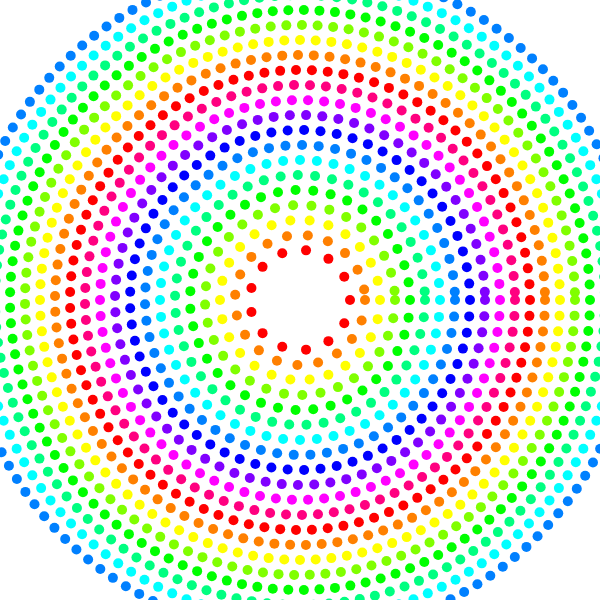
Frame 1 (no input)
Frame 60 (no input): identical to frame 1, image omitted
Frame 120 (the mouse pressed at the canvas centre since frame 60): identical to frame 1, image omitted

The p5.js sketch that drew this single still picture (run headless with seeded random() and noise() and a simulated clock; from frame 60 on, the mouse is pressed at the canvas centre):

// p5.js sketch
// ── sketch.js
/*
 Basado en el ejemplo anterior(02),
 ahora que todo funciona podemos estilizarlo.
 Francisco Zamorano, 2017
 */

let origenX, origenY;  //usaremos este para el centro de la circunferencia
let radioInicial; // radio de la circunferencia
let nElementosInicial; //cantidad de cosas a dibujar
let nAnillos; //cuantas repeticiones para crear 'anillos'
let espacioAnillos; //separacion entre 'anillos' 

function setup() {
  createCanvas(600, 600);
  origenX = width/2; //mitad del ancho del canvas
  origenY = height/2; //mitad del alto del canvas
  radioInicial = 50; //inicializamos el radio, lo vamos a modificar despues
  nElementosInicial = 13;
  nAnillos = 20;
  espacioAnillos = 15;
  colorMode (HSB, 360, 100, 100);
}

function draw() {
  background(255);
  for (let i = 0; i<nAnillos; i++) { //loop para repetir anillos
    let radio = radioInicial + espacioAnillos*i; // en cada loop de 'i', incrementamos el radio en 20px
    let nElementos = nElementosInicial + nElementosInicial/2*i; //en cada anillo, incrementamos en 12 la cantidad de elementos
    let hue = (i%12)*30; //esta es una tecnica para limitar que un numero no crezca, el operador "módulo"(%) genera un ciclo.
    let miColor = color(hue, 100, 100);

    //dibujemos un anillo
    for (let j = 0; j<nElementos; j++) { //loop para posicionar los elementos
      let angulo = (TWO_PI/nElementos) * j;
      let x = origenX + cos(angulo) * radio;
      let y = origenY + sin(angulo) * radio;
      miDibujo(x, y, 10, 10, miColor); //en vez de dibujar directo aca, llamamos a una funcion. Esto es opcional por supuesto
    }
  }
}

function miDibujo(x, y, tX, tY, c) {
  //tX/=2;
  //tY/=2;
  fill(c);
  noStroke();
  ellipse(x, y, tX, tY);
  stroke(c);
}
